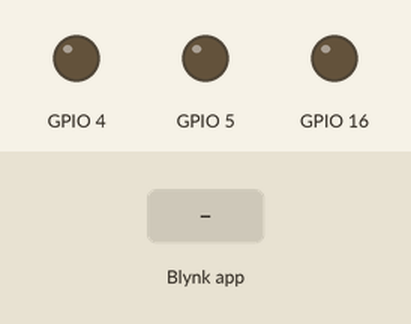
Bench run of a sketch on a simulated ESP8266 (NodeMCU). On the bench: output pins drawn as LEDs (lit = HIGH). Inputs (shaded band) come from the test bench. WiFi joins after 1.5 s; servers stay silent unless stated.

Above: at 3.0 s.
3.1 s: Blynk app writes 1 to V0
At 3.8 s:
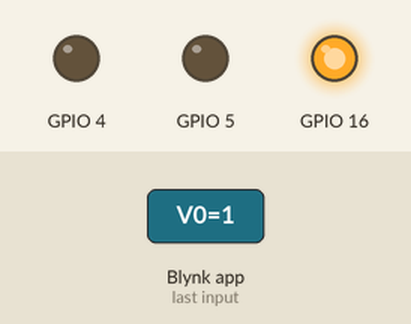
4.6 s: Blynk app writes 1 to V1
At 4.9 s:
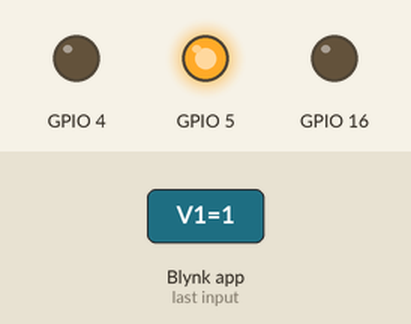
6.1 s: Blynk app writes 1 to V2
At 7.3 s:
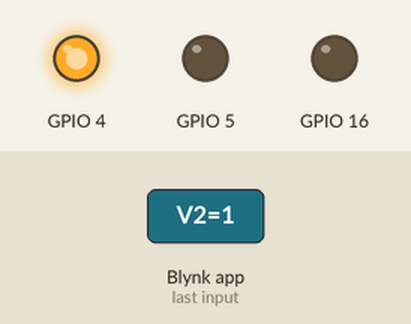
7.6 s: Blynk app writes 0 to V0
At 8.4 s:
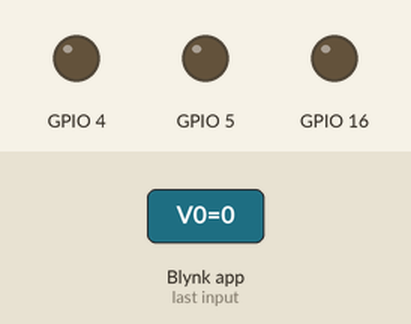
9.1 s: Blynk app writes 200 to V0
At 9.5 s:
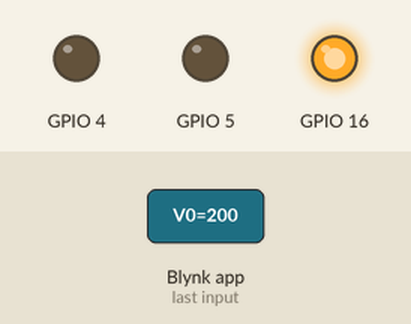
Timing chart, 0 to 11.6 s (numbered marks = the images above; inputs shaded):
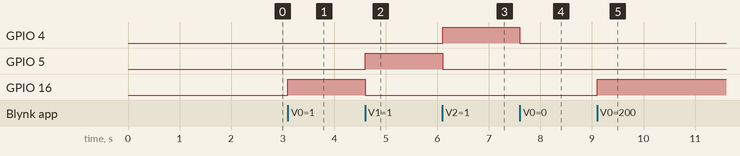

The sketch:

final_project_wifi.ino
```cpp
// (licence header left out)
/**
 * FILL OUT THE FOLLOWING BASED ON YOUR TEMPLATE INFORMATION
 * 1. BLYNK_TEMPLATE_ID (line 48)
 * 2. BLYNK_DEVICE_NAME (line 49)
 * 3. BLYNK_AUTH_TOKEN (line 50)
 */

/* Comment this out to disable prints and save space */
#define BLYNK_PRINT Serial

/* Fill-in your Template ID (only if using Blynk.Cloud) */
#define BLYNK_TEMPLATE_ID "TMPLZ1Yg4qpu"
#define BLYNK_DEVICE_NAME "finalproject"
#define BLYNK_AUTH_TOKEN "Uw96iJkPFd0kl1Iu_b39ISQ0RFjL8njG"


#include <ESP8266WiFi.h>
#include <BlynkSimpleEsp8266.h>

// You should get Auth Token in the Blynk App.
// Go to the Project Settings (nut icon).
char auth[] = BLYNK_AUTH_TOKEN;

// Your WiFi credentials.
// Set password to "" for open networks.
char ssid[] = "AirPennNet-Device";
char pass[] = "penn1740wifi";


// This function is called every time the device is connected to the Blynk.Cloud
BLYNK_CONNECTED()
{
  // Change Web Link Button message to "Congratulations!"
  Blynk.setProperty(V3, "offImageUrl", "https://static-image.nyc3.cdn.digitaloceanspaces.com/general/fte/congratulations.png");
  Blynk.setProperty(V3, "onImageUrl",  "https://static-image.nyc3.cdn.digitaloceanspaces.com/general/fte/congratulations_pressed.png");
  Blynk.setProperty(V3, "url", "https://docs.blynk.io/en/getting-started/what-do-i-need-to-blynk/how-quickstart-device-was-made");
}

BLYNK_WRITE(V0) {
  int up = param.asInt();
  digitalWrite(16, up); // D0
  digitalWrite(5, 0); // D1
  digitalWrite(4, 0); // D2
}
BLYNK_WRITE(V1) {
  int up = param.asInt();
  digitalWrite(5, up); // D1
  digitalWrite(16, 0); // D0
  digitalWrite(4, 0); // D2
}
BLYNK_WRITE(V2) {
  int up = param.asInt();
  digitalWrite(4, up); // D2
  digitalWrite(5, 0); // D1
  digitalWrite(16, 0); // D0
}

void setup()
{
  // Debug console
  Serial.begin(9600);
  pinMode(16, OUTPUT);
  pinMode(5, OUTPUT);
  pinMode(4, OUTPUT);

  Blynk.begin(auth, ssid, pass);
}

void loop()
{
  Blynk.run();
}
```

Measured:
- after the input at 3.1 s, GPIO 16: LOW → HIGH at once
- after the input at 4.6 s, GPIO 5: LOW → HIGH at once; GPIO 16: HIGH → LOW at once
- after the input at 6.1 s, GPIO 4: LOW → HIGH at once; GPIO 5: HIGH → LOW at once
- after the input at 7.6 s, GPIO 4: HIGH → LOW at once
- after the input at 9.1 s, GPIO 16: LOW → HIGH at once
